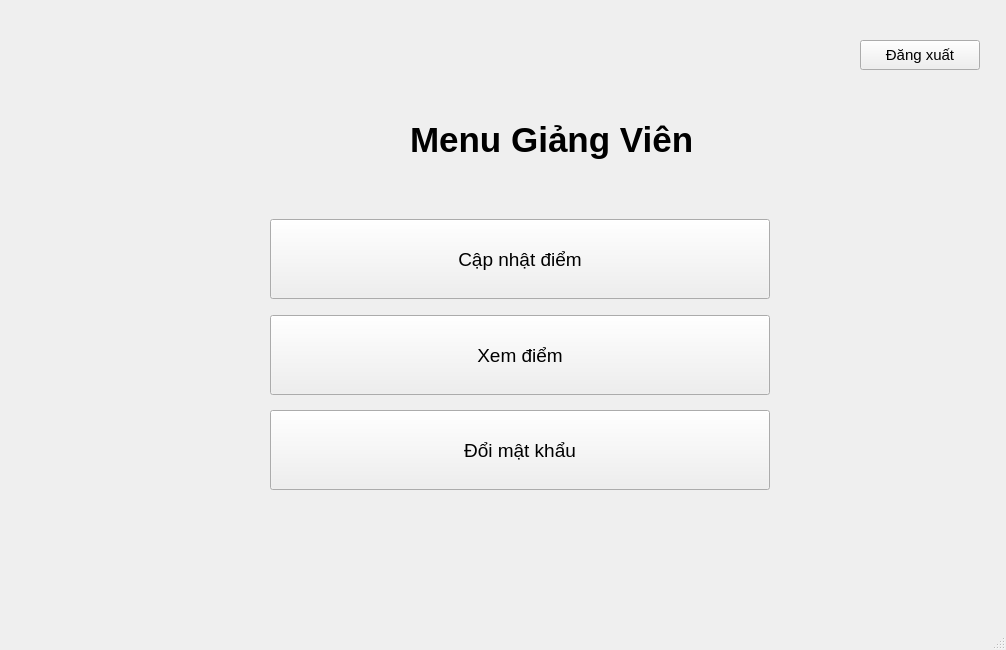
<?xml version="1.0" encoding="UTF-8"?>
<ui version="4.0">
 <class>MainWindow</class>
 <widget class="QMainWindow" name="MainWindow">
  <property name="geometry">
   <rect>
    <x>0</x>
    <y>0</y>
    <width>1006</width>
    <height>650</height>
   </rect>
  </property>
  <property name="windowTitle">
   <string>MainWindow</string>
  </property>
  <widget class="QWidget" name="centralwidget">
   <widget class="QPushButton" name="btn_update">
    <property name="geometry">
     <rect>
      <x>270</x>
      <y>219</y>
      <width>500</width>
      <height>80</height>
     </rect>
    </property>
    <property name="font">
     <font>
      <pointsize>14</pointsize>
     </font>
    </property>
    <property name="text">
     <string>Cập nhật điểm</string>
    </property>
   </widget>
   <widget class="QPushButton" name="btn_view">
    <property name="geometry">
     <rect>
      <x>270</x>
      <y>315</y>
      <width>500</width>
      <height>80</height>
     </rect>
    </property>
    <property name="font">
     <font>
      <pointsize>14</pointsize>
     </font>
    </property>
    <property name="text">
     <string>Xem điểm</string>
    </property>
   </widget>
   <widget class="QPushButton" name="btn_change_password">
    <property name="geometry">
     <rect>
      <x>270</x>
      <y>410</y>
      <width>500</width>
      <height>80</height>
     </rect>
    </property>
    <property name="font">
     <font>
      <pointsize>14</pointsize>
     </font>
    </property>
    <property name="text">
     <string>Đổi mật khẩu</string>
    </property>
   </widget>
   <widget class="QPushButton" name="logout">
    <property name="geometry">
     <rect>
      <x>860</x>
      <y>40</y>
      <width>120</width>
      <height>30</height>
     </rect>
    </property>
    <property name="font">
     <font>
      <pointsize>11</pointsize>
     </font>
    </property>
    <property name="text">
     <string>Đăng xuất</string>
    </property>
   </widget>
   <widget class="QLabel" name="label_8">
    <property name="geometry">
     <rect>
      <x>410</x>
      <y>110</y>
      <width>371</width>
      <height>60</height>
     </rect>
    </property>
    <property name="font">
     <font>
      <pointsize>26</pointsize>
      <weight>75</weight>
      <bold>true</bold>
     </font>
    </property>
    <property name="text">
     <string>Menu Giảng Viên</string>
    </property>
   </widget>
  </widget>
  <widget class="QMenuBar" name="menubar">
   <property name="geometry">
    <rect>
     <x>0</x>
     <y>0</y>
     <width>1006</width>
     <height>26</height>
    </rect>
   </property>
  </widget>
  <widget class="QStatusBar" name="statusbar"/>
 </widget>
 <resources/>
 <connections/>
</ui>
